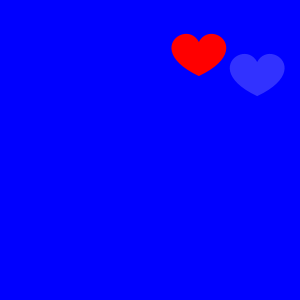
Frame 1 (no input)
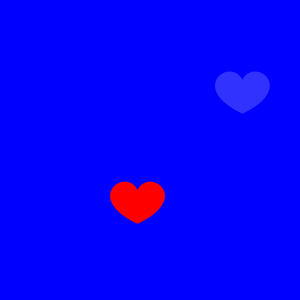
Frame 60 (the mouse pressed at the canvas centre just before this capture)
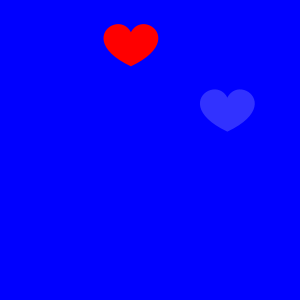
Frame 120 (the mouse held since frame 60 and released just before this capture)

The Processing sketch that drew these frames (run headless with seeded random() and noise(); from frame 60 on, the mouse is pressed at the canvas centre):

// Processing sketch: Esercizio1
// ── Esercizio1.pde
Heart h, bh;

void setup(){
  size(300, 300);
  h= new Heart(random(1, width), random(1, height), random(-5, 5), random(-5, 5));
  bh= new BlueHeart(random(1, width), random(1, height), random(-3, 3), random(-3, 3));
}

void draw(){
  background(0, 0, 255);
  h.run();
  bh.run();
}
  
void keyPressed(){
  if((key=='R') || (key=='r'))
    setup();
}

// ── BlueHeart.pde
class BlueHeart extends Heart{
  BlueHeart(float _x, float _y, float _sx, float _sy){
    super(_x, _y, _sx, _sy);
  }
  
  void display(){
    noStroke();
    if(check())
        fill(120,120,120);
    else
        fill(50,50,255);
    
    pushMatrix();
    translate(x,y);
    rotate(radians(25));
    bezier(0,0,-50,-60,50,-60,0,0);
    popMatrix();
      
    pushMatrix();
    translate(x,y);
    rotate(radians(-25));
    bezier(0,0,-50,-60,50,-60,0,0);
    popMatrix();
   }
   
  boolean check(){
    return dist(mouseX,mouseY, x, y-30)<30;
  }
  
  void run(){
    if(!check())
      move();
    display();
  }

}

// ── Heart.pde
class Heart{
  float x, y, sx, sy;
  
  Heart(float _x, float _y, float _sx, float _sy){
    x=_x;
    y=_y;
    sx=_sx;
    sy=_sy;
  }
  
  void display(){
    noStroke();
    fill(255, 0, 0);
    
    pushMatrix();
    translate(x,y);
    rotate(radians(25));
    bezier(0,0,-50,-60,50,-60,0,0);
    popMatrix();
      
    pushMatrix();
    translate(x,y);
    rotate(radians(-25));
    bezier(0,0,-50,-60,50,-60,0,0);
    popMatrix();
   }
  
   void move(){
    x+=sx;
    y+=sy;
    if( x > width){
      sx=-sx;
      x=width;
    }
    if( x < 0){
      sx=-sx;
      x=0;
    }
    if( y > height){
      sy=-sy;
      y=height;
    }
    if( y < 0){
      sy=-sy;
      y=height;
    }
  }
  
  void run(){
    move();
    display();
  }
  
}
    
